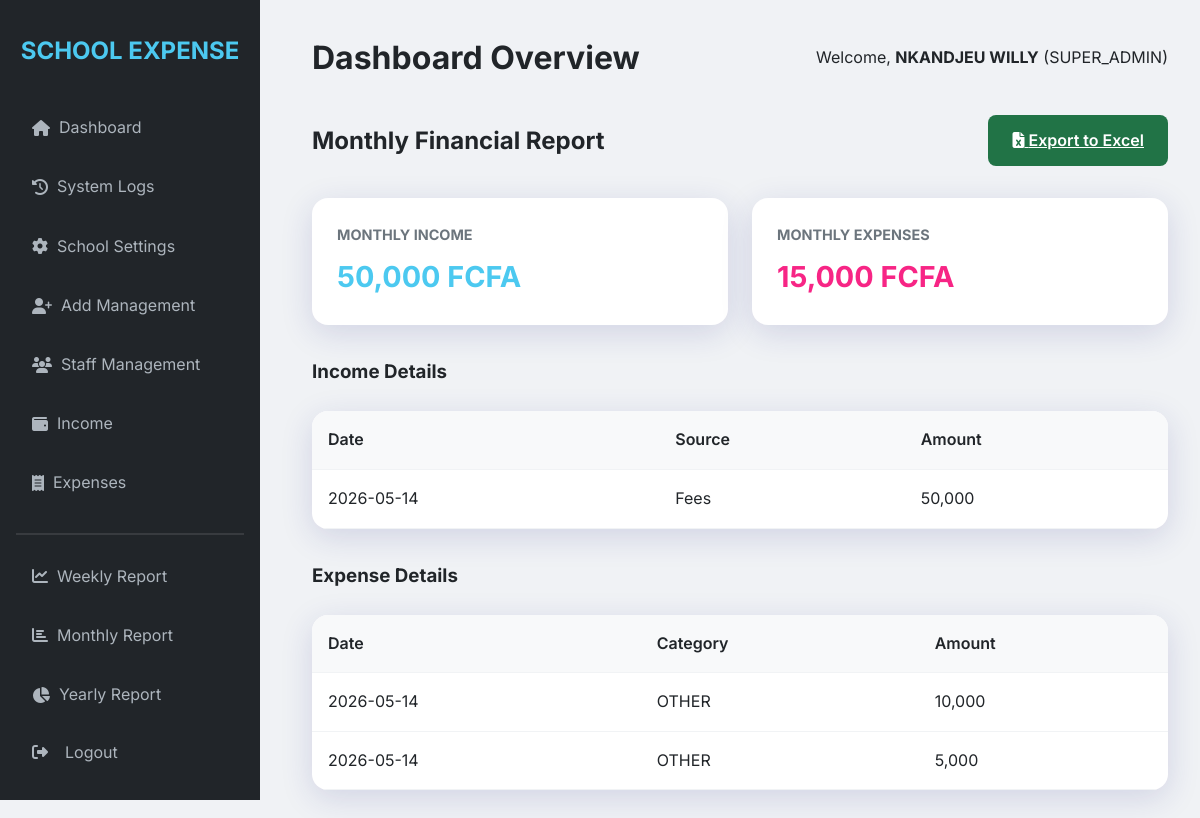
Before: /reports/monthly (signed in) with the older database file.
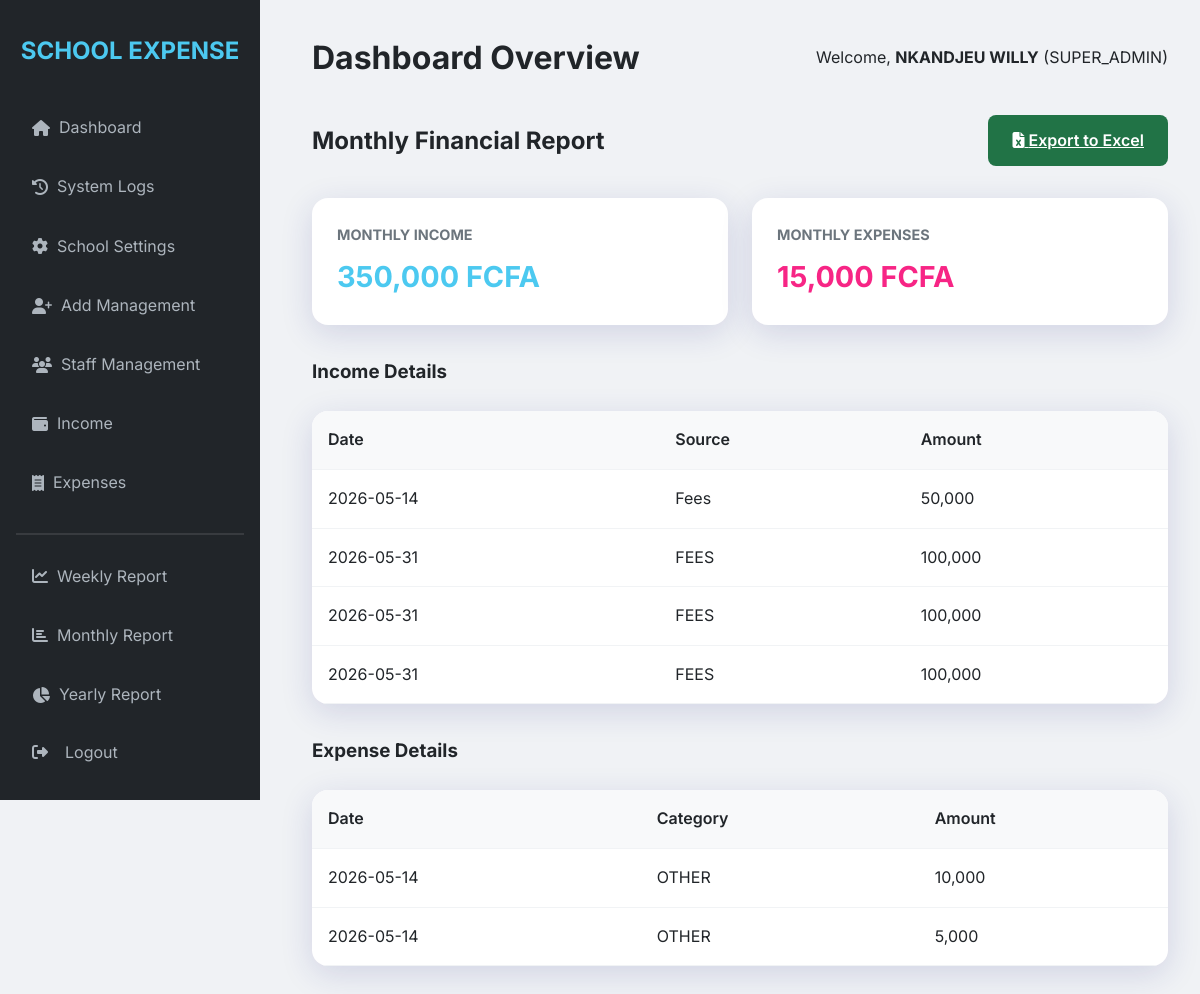
After: the same page with the newer database file.
### models.py (models this page shows)
class Income(db.Model):
    id = db.Column(db.Integer, primary_key=True)
    amount = db.Column(db.Float, nullable=False)
    source = db.Column(db.String(100), nullable=False)
    student_name = db.Column(db.String(100))
    student_session = db.Column(db.String(100))  # Anglophone or Francophone
    student_class = db.Column(db.String(100))
    section = db.Column(db.String(100))
    pta_level = db.Column(db.String(100))
    description = db.Column(db.Text)
    date = db.Column(db.DateTime, default=datetime.utcnow)
    added_by = db.Column(db.Integer, db.ForeignKey('user.id'))

class Expense(db.Model):
    id = db.Column(db.Integer, primary_key=True)
    amount = db.Column(db.Float, nullable=False)
    category = db.Column(db.String(100), nullable=False)
    description = db.Column(db.Text)
    date = db.Column(db.DateTime, default=datetime.utcnow)
    added_by = db.Column(db.Integer, db.ForeignKey('user.id'))
    status = db.Column(db.String(20), default='PENDING')  # PENDING, APPROVED, REJECTED
    approved_principal = db.Column(db.Boolean, default=False)
    approved_burser = db.Column(db.Boolean, default=False)
    approved_accountant = db.Column(db.Boolean, default=False)

### routes.py (the view)
    @app.route('/reports/<type>')
    @login_required
    def view_report(type):
        if type == 'weekly':
            template_name = 'reports/weekly_report.html'
            start_date = datetime.utcnow() - timedelta(days=7)
        elif type == 'monthly':
            template_name = 'reports/monthly_report.html'
            start_date = datetime.utcnow() - timedelta(days=30)
        elif type == 'yearly':
            template_name = 'reports/yearly_report.html'
            start_date = datetime.utcnow() - timedelta(days=365)
        else:
            abort(404)
        incomes = Income.query.filter(Income.date >= start_date).all()
        expenses = Expense.query.filter(Expense.date >= start_date).all()
        return render_template(template_name, incomes=incomes, expenses=expenses)

### app.py (called while the page is built)
def create_app():
    app = Flask(__name__)
    app.config.from_object(Config)
    app.secret_key = app.config.get('SECRET_KEY')
    if app.config.get('ENV') == 'production' and app.secret_key in (None, '', 'change_this_dev_secret'):
        raise RuntimeError('SECRET_KEY must be set in environment for production deployment')
    CSRFProtect(app)
    db.init_app(app)
    login_manager = LoginManager()
    login_manager.login_view = 'login'
    login_manager.init_app(app)
    @login_manager.user_loader
    def load_user(user_id):
        return User.query.get(int(user_id))
    with app.app_context():
        db.create_all()
        fix_username_column(app)
        ensure_schema_columns(app)
        ensure_default_staff(app)
        ensure_default_school_settings(app)
        ensure_admin_user(app)
    register_routes(app)
    return app

### templates/reports/monthly_report.html
{% extends "base.html" %}
{% block content %}
<div style="display: flex; justify-content: space-between; align-items: center; margin-bottom: 2rem;">
    <h2>Monthly Financial Report</h2>
    <a href="{{ url_for('export_excel', type='monthly') }}" class="btn btn-primary" style="background: #217346;"><i class="fas fa-file-excel"></i> Export to Excel</a>
</div>
<div class="stats-grid">
    <div class="card">
        <h3>Monthly Income</h3>
        <div class="value" style="color: var(--success);">{{ "{:,.0f}".format(incomes|sum(attribute='amount')) }} FCFA</div>
    </div>
    <div class="card">
        <h3>Monthly Expenses</h3>
        <div class="value" style="color: var(--warning);">{{ "{:,.0f}".format(expenses|sum(attribute='amount')) }} FCFA</div>
    </div>
</div>
<h3>Income Details</h3>
<div class="table-container" style="margin-bottom: 2rem;">
    <table>
        <thead>
            <tr><th>Date</th><th>Source</th><th>Amount</th></tr>
        </thead>
        <tbody>
            {% for income in incomes %}
            <tr><td>{{ income.date.strftime('%Y-%m-%d') }}</td><td>{{ income.source }}</td><td>{{ "{:,.0f}".format(income.amount) }}</td></tr>
            {% endfor %}
        </tbody>
    </table>
</div>
<h3>Expense Details</h3>
<div class="table-container">
    <table>
        <thead>
            <tr><th>Date</th><th>Category</th><th>Amount</th></tr>
        </thead>
        <tbody>
            {% for expense in expenses %}
            <tr><td>{{ expense.date.strftime('%Y-%m-%d') }}</td><td>{{ expense.category }}</td><td>{{ "{:,.0f}".format(expense.amount) }}</td></tr>
            {% endfor %}
        </tbody>
    </table>
</div>
{% endblock %}

Changed rows visible on the page:
added Income: date "2026-05-31", source "FEES", amount "100,000"
added Income: date "2026-05-31", source "FEES", amount "100,000"
added Income: date "2026-05-31", source "FEES", amount "100,000"
Other visible differences:
{{ "{:,.0f}".format(incomes|sum(attribute='amount')) }}: "50,000" → "350,000"
